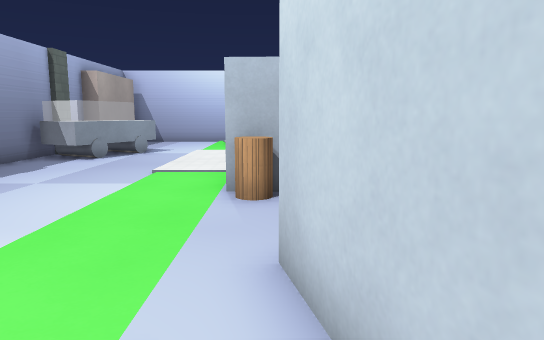
view 1 (above)

15 first-person views from a walk through a 3-D level made in the Godot game engine. The camera is 1.5 m above the floor, tilts 8° down and sees 70° across. The floor is counted in squares, 1 m on a side. Each view is taken from the middle of a square. On the plan, view 1 faces up. The plan holds only what a view shows up to about 17 squares ahead; the rest is blank. Door leaves are left out where a doorway can be walked through. Some surface patterns are stand-ins.

view 2
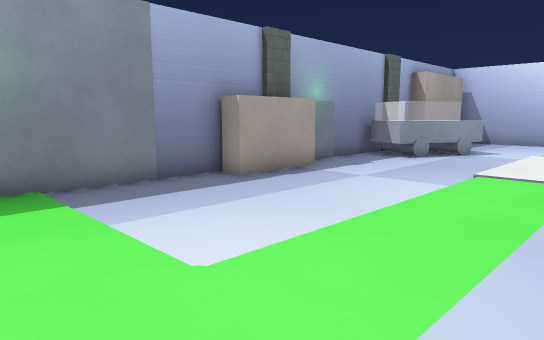

view 3
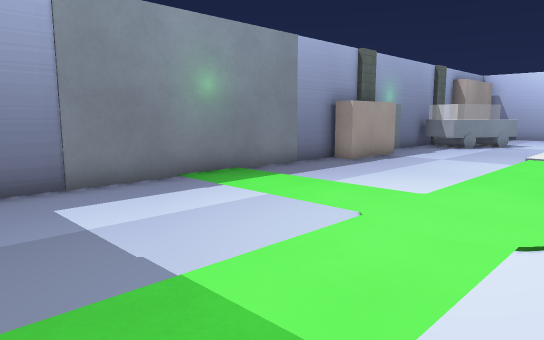

view 4
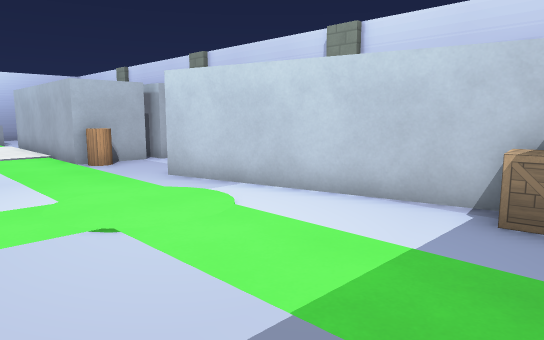

view 5
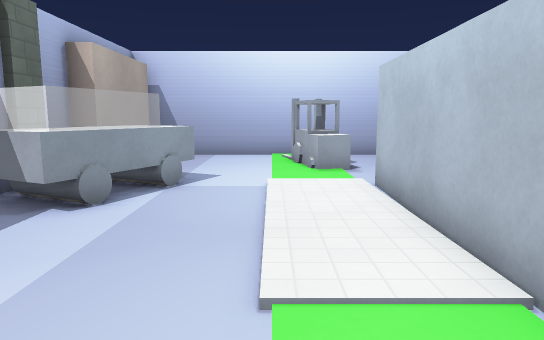

view 6
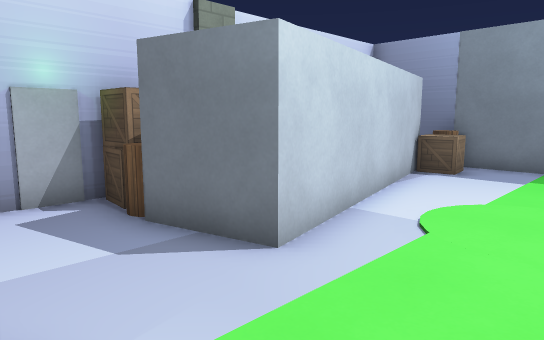

view 7
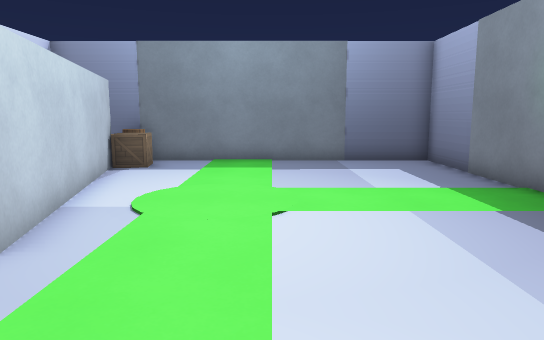

view 8
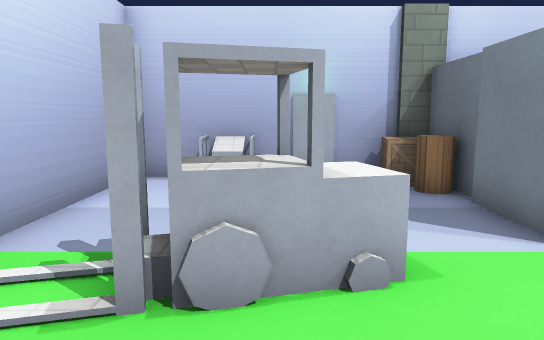

view 9
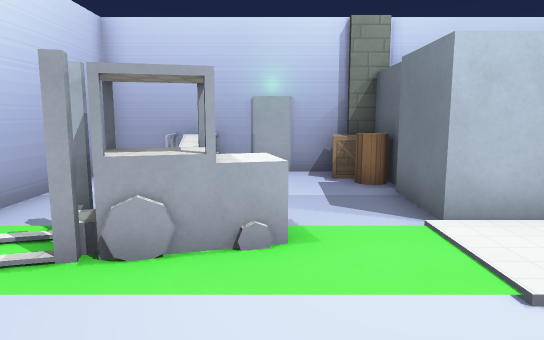

view 10
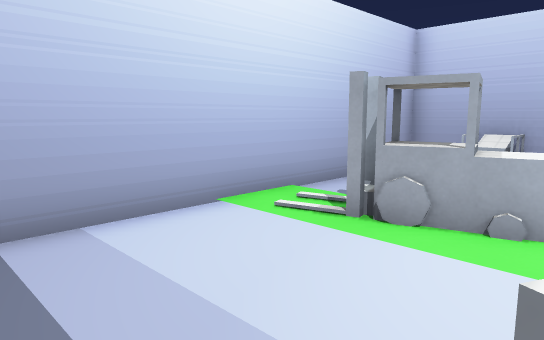

view 11
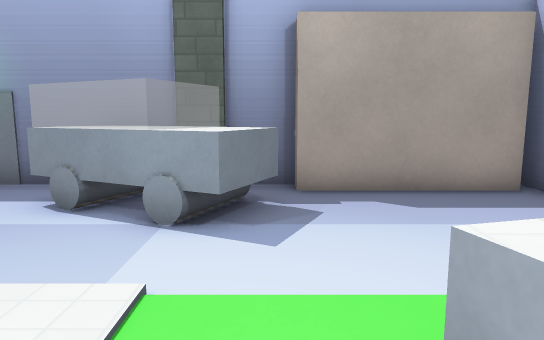

view 12
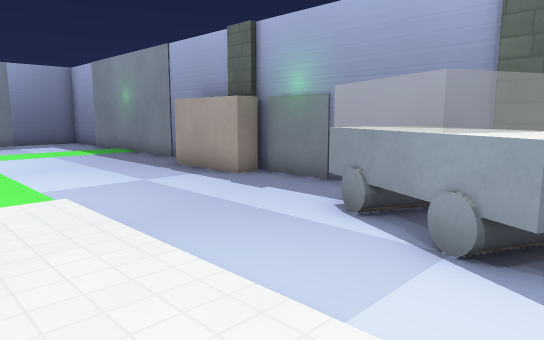

view 13
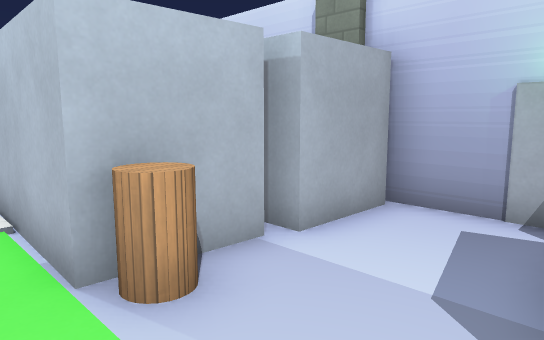

view 14
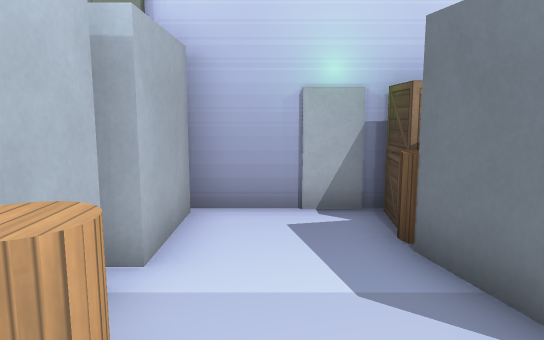

view 15
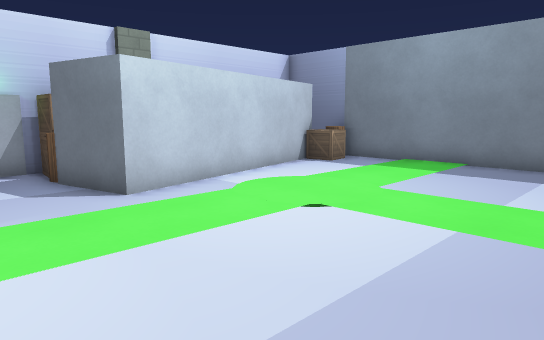

### Floor plan
Points are (right, up) in squares from view 1. A wall is a line through its corners. A room is listed if a view was taken in it or the views show most of it. See-through windows are left out.
Room 1 (views 1, 2, 3, 4, 5, 6, 7, 8, 9, 10, 11, 12, 13, 14, 15)
walls: (1.4, 7.5) (-0.9, 7.6) (-0.7, 15.6) (1.7, 15.5); (-8.3, 6.2) (-8.3, -5.4) (3.1, -5.4); (3.5, 7.3) (1.8, 7.3) (1.8, 8.5); (-8.3, 15) (-8.3, 9.5); (2, 15.3) (4.2, 15.3); (-1.7, 17.8) (-2.4, 20.2); (4.4, 4) (4.4, 7.5); (-6.6, 17.2) (-4.9, 16.3) (-6.5, 12.9) (-8.2, 13.7); (-8.3, 17.6) (-8.3, 16); (4.4, 15.9) (4.4, 22.4) (-7.9, 22.4); (-0.9, 18.9) (-2, 18.6); (-1.4, 19.8) (-1.6, 20.4); (1.9, -4) (0.1, 3.8) (2.4, 4.4)
low walls: (-6.4, 13.5) (-8, 14.2); (-7, 14.5) (-5.9, 14); (-6.4, 16.4) (-5, 15.8); (-0.7, 18.1) (-1.7, 17.8); (4.1, 19.6) (3.7, 19.6) (3.7, 20.4); (4.5, 19.4) (3.4, 19.4); (4.5, 20.5) (3.4, 20.5)
ways out: door at (-8, 10.5); door at (2, -4)
objects: other object (-8, 7); pillar (-8, 8) to (-8, 9); pillar (-8, 15) to (-8, 16); other object (-8, 18) to (-8, 22); barrel (0, 7); other object (1, -5) to (2, -5); box (1, -4); barrel (3, 4); barrel (3, 16); pillar (4, 1) to (4, 2); box (4, 4); pillar (4, 8); pillar (4, 16)

Where each view was taken, in squares from view 1:
view 1: 0 up, 0 right, facing up
view 2: 0 up, 0 right, facing up-left
view 3: 5 down, 0 right, facing up-left
view 4: 5 down, 5 left, facing up-right
view 5: 7 up, 3 left, facing up
view 6: 7 up, 3 left, facing down-right
view 7: 8 up, 3 left, facing down
view 8: 19 up, 5 left, facing right
view 9: 18 up, 6 left, facing right
view 10: 17 up, 7 left, facing up-right
view 11: 17 up, 0 right, facing left
view 12: 17 up, 1 left, facing down-left
view 13: 4 up, 2 left, facing up-right
view 14: 6 up, 2 left, facing right
view 15: 7 up, 7 left, facing down-right
